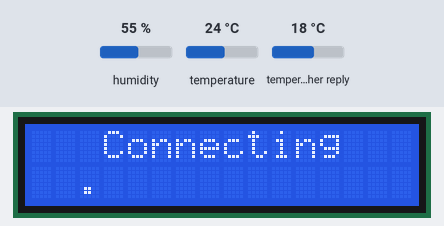
A sketch run on a simulated ESP8266 (NodeMCU). On the bench: 16×2 character LCD. The test bench sets the inputs (shaded band); at power-on: humidity 55 %, temperature 24 °C, temperature in the weather reply 18 °C. WiFi joins after 1.5 s; servers stay silent unless stated; network time is answered at once with the bench clock; the local clock reads 2024-03-15 10:24:30 at power-on unless the sketch sets it; web services answer with replies made up by the test bench; what the sketch prints to the serial monitor is not drawn.

Above: at 0.6 s.
At 2.7 s:
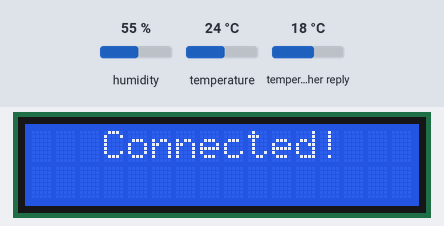
At 10.1 s:
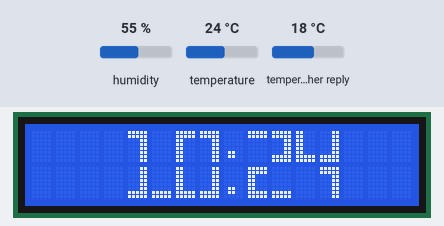
At 20.1 s:
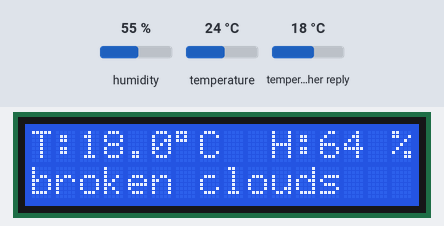
At 30.1 s:
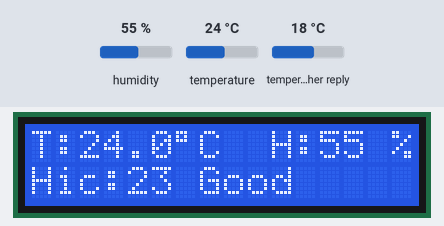

Measured:
- what the display in image 1 shows lasts 7.4 s, from 2.7 s to 10.1 s
- what the display in image 2 shows lasts 9.9 s, from 10.1 s to 20.0 s

The sketch:

scetch.ino
```cpp
#include <ESP8266WiFi.h>
#include <ArduinoJson.h>
#include <Wire.h>
#include <LiquidCrystal_I2C.h>
#include <NTPClient.h>
#include <WiFiUdp.h>
#include "DHT.h"

LiquidCrystal_I2C lcd(0x27, 16, 2);  // Address of your i2c LCD back pack should be updated.

WiFiUDP ntpUDP;
int timezone = 3; //временной сдвиг в часах от UTC
int pos_time = 4; //отступ от края при отображении времени
NTPClient timeClient(ntpUDP, "pool.ntp.org", timezone*3600,3600123);

#define DHTTYPE DHT11
uint8_t DHTPin = 2;
// инициализация датчика DHT.
DHT dht(DHTPin, DHTTYPE);

const char *ssid = "Wifi";
const char *password = "1122334455";
String APIKEY = "1041444a18cfb8448343254a45721b1d";
String CityID = "702972"; //Your City ID
WiFiClient client;
const char *weatherHost = "api.openweathermap.org";
int counter = 15;
String weatherDescription = "";
String weatherLocation = "";
String Country;
float Temperature, DHTTemperature;
float Humidity, DHTHumidity;
String result;
int hh,mm,ss;
int index_date;
String date_time,date;
int hic;
long previousMillis = 0;
int list = 1;


void setup()
{
  Serial.begin(115200);
  int cursorPosition = 1;
  lcd.init();
  lcd.setBacklight(255);
  lcd.print("   Connecting");
  Serial.println("Connecting to " + String(ssid));
  WiFi.begin(ssid, password);

  while (WiFi.status() != WL_CONNECTED)
  {
    cursorPosition++;
    delay(500);
    lcd.setCursor(cursorPosition, 2);
    lcd.print(".");
  }

  lcd.clear();
  lcd.print("   Connected!");
  Serial.println("Connected to " + String(ssid));
  Serial.println(WiFi.localIP());
  delay(1000);
  bignummer();
}

void loop()
{
  if (counter == 15)  //Get new data every 10 minutes
  {
    counter = 0;
    getWeatherData();
  }

  unsigned long currentMillis = millis();
  //проверяем не прошел ли нужный интервал, если прошел то
  if(currentMillis - previousMillis > 10000) {
    // сохраняем время последнего переключения
    previousMillis = currentMillis;

    if (list == 1){
      list = 2;
      printTime(pos_time);
    }else if(list == 2){
      list = 3;
      displayConditions(Temperature, Humidity, weatherDescription);
      counter++;
    }else if(list == 3){
      list = 1;
      printDHT();
    }
  }
}
```

bignummer.ino
```cpp
byte NT[8] = {0x00,0x00,0x00,0x00,0x00,0x00,0x1F,0x1F};
byte WT[8] = {0x1F,0x1F,0x00,0x00,0x00,0x00,0x00,0x00};
byte BR[8] = {0x1F,0x1F,0x03,0x03,0x03,0x03,0x1F,0x1F};
byte BL[8] = {0x1F,0x1F,0x18,0x18,0x18,0x18,0x1F,0x1F};
byte NG[8] = {0x1F,0x1F,0x18,0x18,0x18,0x18,0x18,0x18};
byte LG[8] = {0x1F,0x1F,0x03,0x03,0x03,0x03,0x03,0x03};
byte NL[8] = {0x18,0x18,0x18,0x18,0x18,0x18,0x1F,0x1F};
byte LL[8] = {0x03,0x03,0x03,0x03,0x03,0x03,0x1F,0x1F};


 void bignummer()
{
lcd.createChar(1,NT);
lcd.createChar(2,WT);
lcd.createChar(3,BR);
lcd.createChar(4,BL);
lcd.createChar(5,NG);
lcd.createChar(6,LG);
lcd.createChar(7,NL);
lcd.createChar(8,LL);
}

void custom0(int col)
{ // uses segments to build the number 0
  lcd.setCursor(col, 0);
  lcd.write(5);
  lcd.write(6);
  lcd.setCursor(col, 1);
  lcd.write(7);
  lcd.write(8);
}

void custom1(int col)
{
  lcd.setCursor(col,0);
  lcd.write(6);
  lcd.write(32);
  lcd.setCursor(col,1);
  lcd.write(8);
  lcd.write(1);
}

void custom2(int col)
{
  lcd.setCursor(col,0);
  lcd.write(2);
  lcd.write(3);
  lcd.setCursor(col, 1);
  lcd.write(4);
  lcd.write(1);
}

void custom3(int col)
{
  lcd.setCursor(col,0);
  lcd.write(2);
  lcd.write(6);
  lcd.setCursor(col, 1);
  lcd.write(1);
  lcd.write(3);
}

void custom4(int col)
{
  lcd.setCursor(col,0);
  lcd.write(7);
  lcd.write(8);
  lcd.setCursor(col, 1);
  lcd.write(32);
  lcd.write(6);
}

void custom5(int col)
{
  lcd.setCursor(col,0);
  lcd.write(4);
  lcd.write(2);
  lcd.setCursor(col, 1);
  lcd.write(1);
  lcd.write(3);
}

void custom6(int col)
{
  lcd.setCursor(col,0);
  lcd.write(5);
  lcd.write(2);
  lcd.setCursor(col, 1);
  lcd.write(4);
  lcd.write(3);
}

void custom7(int col)
{
  lcd.setCursor(col,0);
  lcd.write(2);
  lcd.write(3);
  lcd.setCursor(col, 1);
  lcd.write(5);
  lcd.write(32);
}

void custom8(int col)
{
  lcd.setCursor(col, 0);
  lcd.write(4);
  lcd.write(3);
  lcd.setCursor(col, 1);
  lcd.write(7);
  lcd.write(8);
}

void custom9(int col)
{
  lcd.setCursor(col, 0);
  lcd.write(4);
  lcd.write(3);
  lcd.setCursor(col, 1);
  lcd.write(1);
  lcd.write(3);
}


void printNumber(int value, int col) {
  if (value == 0) {
    custom0(col);
  } if (value == 1) {
    custom1(col);
  } if (value == 2) {
    custom2(col);
  } if (value == 3) {
    custom3(col);
  } if (value == 4) {
    custom4(col);
  } if (value == 5) {
    custom5(col);
  } if (value == 6) {
    custom6(col);
  } if (value == 7) {
    custom7(col);
  } if (value == 8) {
    custom8(col);
  } if (value == 9) {
    custom9(col);
  }
}
```

function.ino
```cpp
void getWeatherData() //client function to send/receive GET request data.
{
  result = "";
  if (client.connect(weatherHost, 80))
  {
    //starts client connection, checks for connection
    client.println("GET /data/2.5/weather?id=" + CityID + "&units=metric&APPID=" + APIKEY);
    client.println("Host: api.openweathermap.org");
    client.println("User-Agent: ArduinoWiFi/1.1");
    client.println("Connection: close");
    client.println();
  }
  else
  {
    Serial.println("connection failed");  //error message if no client connect
    Serial.println();
  }

  while (client.connected() && !client.available())
    delay(1); //waits for data
  while (client.connected() || client.available())
  {
    //connected or data available
    char c = client.read(); //gets byte from ethernet buffer
    result = result + c;
  }

  client.stop();  //stop client
  result.replace('[', ' ');
  result.replace(']', ' ');
  //Serial.println(result); //debug otput json response
  char jsonArray[result.length() + 1];
  result.toCharArray(jsonArray, sizeof(jsonArray));
  jsonArray[result.length() + 1] = '\0';
  DynamicJsonBuffer json_buf;
  JsonObject &root = json_buf.parseObject(jsonArray);

  if (!root.success())
  {
    Serial.println("parseObject() failed");
  }

  float temperature = root["main"]["temp"];
  float humidity = root["main"]["humidity"];
  String weather = root["weather"]["main"];
  String description = root["weather"]["description"];
  weatherDescription = description;
  Temperature = temperature;
  Humidity = humidity;
}

void getTimeNTP()
{
  while(!timeClient.update()){timeClient.forceUpdate();}
  hh = timeClient.getHours();
  mm = timeClient.getMinutes();
  ss = timeClient.getSeconds();
  date_time = timeClient.getFormattedDate();
  index_date = date_time.indexOf("T");
  date = date_time.substring(0, index_date);
}

void getDHT(){
  DHTTemperature = dht.readTemperature(); // получить значение температуры
  DHTHumidity = dht.readHumidity();       // получить значение влажности
  hic = dht.computeHeatIndex(DHTTemperature, DHTHumidity, false); //Индекс температуры
}

void displayConditions(float Temperature, float Humidity, String &description)
{
  lcd.clear();  //Printing Temperature
  lcd.print("T:");
  lcd.print(Temperature, 1);
  lcd.print((char) 223);
  lcd.print("C ");

  lcd.print(" H:"); //Printing Humidity
  lcd.print(Humidity, 0);
  lcd.print(" %");

  lcd.setCursor(0, 1);
  lcd.print(description);
}

void printTime(int value) {
  getTimeNTP();
  lcd.clear();
  printNumber(hh/10,0 + value);printNumber(hh%10,2 + value);
  lcd.setCursor(4 + value, 0);lcd.print("\x2E");lcd.setCursor(4 + value, 1);lcd.print("\x2E");
  printNumber(mm/10,5 + value);printNumber(mm%10,7 + value);
  //lcd.setCursor(9 + value, 0);lcd.print("\x2E");lcd.setCursor(9 + value, 1);lcd.print("\x2E");
  //printNumber(ss/10,10 + value);printNumber(ss%10,12 + value);

  //lcd.setCursor(4, 0);
  //lcd.print(date);
}

void printDHT(){
  String hicstat = "";

  getDHT();
  while(isnan(DHTTemperature) || isnan(DHTHumidity) || isnan(hic) || hic < 0 || DHTHumidity > 100) {
    getDHT();
    delay(5);
  }

  if(hic < 30){
    hicstat = "Good";
  }else if(hic < 40){
    hicstat = "Normal";
  }else if(hic < 45){
    hicstat = "Bad";
  }else if(hic > 45){
    hicstat = "DANGER";
  }

  lcd.clear();  //Printing Temperature
  lcd.print("T:");
  lcd.print(DHTTemperature, 1);
  lcd.print((char) 223);
  lcd.print("C ");

  lcd.print(" H:"); //Printing Humidity
  lcd.print(DHTHumidity, 0);
  lcd.print(" %");

  lcd.setCursor(0,1);
  lcd.print("Hic:"); //Printing Humidity
  lcd.print(hic);
  lcd.print(" ");
  lcd.print(hicstat);


}
```
